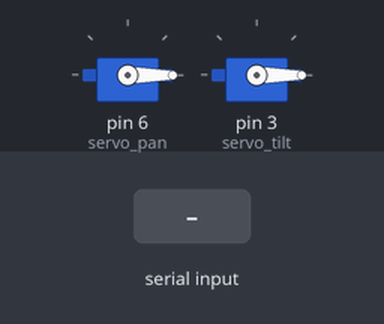
This sketch was run on a simulated Arduino Uno, built with avr-gcc and run on an emulated ATmega328P. Parts: 2 × servo. The inputs (shaded band) are chosen by the test bench.

Above: at 4.2 s.
4.3 s: "90\n" received over Serial
At 5.8 s:
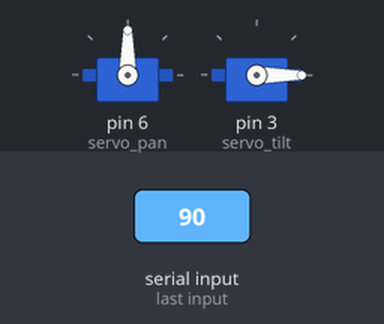
6.1 s: "200\n" received over Serial
At 7.1 s:
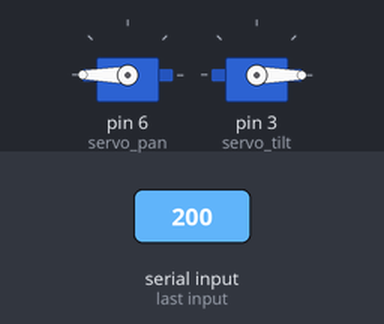
7.9 s: "1,90,45\n" received over Serial
At 8.5 s:
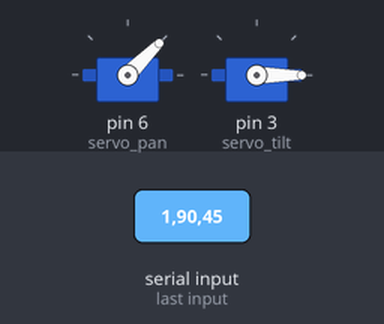
9.7 s: "90,45\n" received over Serial
At 10.8 s:
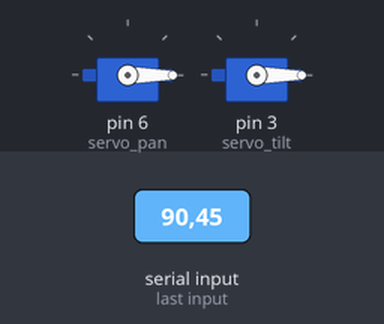
Timing chart, 0 to 12.7 s (numbered marks = the images above; inputs shaded):
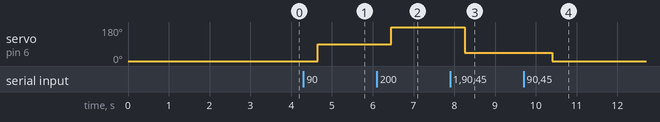

The sketch:

tracker_ground_station.ino
```cpp
#include<Servo.h>

Servo servo_pan, servo_tilt;

void setup()
{
  Serial.begin(57600);
  servo_pan.attach(6);
  servo_pan.write(0);
  servo_tilt.attach(3);
  servo_tilt.write(0);

  Serial.setTimeout(350);
  delay(3000);
}
int p,t;
void loop()
{
  while(!Serial.available()){}
  while(Serial.available()){
    p = Serial.parseInt();
    t = Serial.parseInt();
  }

  servo_pan.write(p);
  servo_tilt.write(t);
}
```

Measured:
- after the input at 4.3 s, servo on pin 6 (servo_pan): 0° → 90° after 0.35 s
- after the input at 6.1 s, servo on pin 6 (servo_pan): 90° → 180° after 0.35 s
- after the input at 7.9 s, servo on pin 6 (servo_pan): 180° → 45° after 0.35 s
- after the input at 9.7 s, servo on pin 6 (servo_pan): 45° → 0° after 0.70 s
